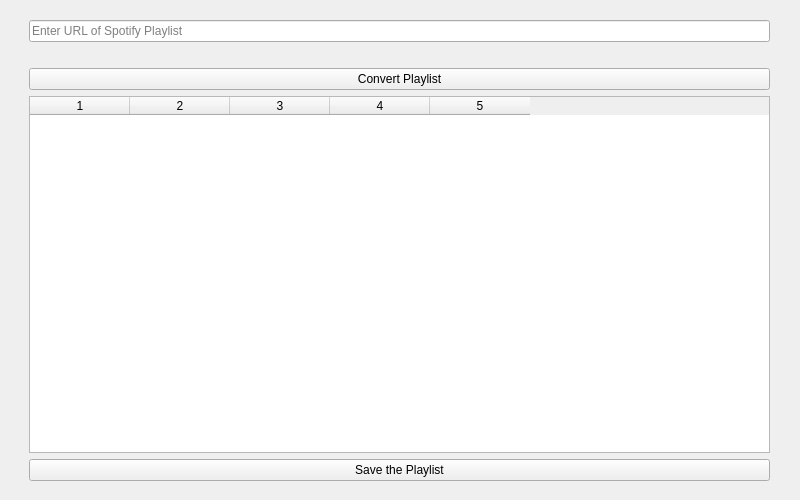
<?xml version="1.0" encoding="UTF-8"?>
<ui version="4.0">
 <class>Form</class>
 <widget class="QWidget" name="Form">
  <property name="geometry">
   <rect>
    <x>0</x>
    <y>0</y>
    <width>800</width>
    <height>500</height>
   </rect>
  </property>
  <property name="windowTitle">
   <string>Beatify</string>
  </property>
  <widget class="QWidget" name="verticalLayoutWidget">
   <property name="geometry">
    <rect>
     <x>29</x>
     <y>20</y>
     <width>741</width>
     <height>461</height>
    </rect>
   </property>
   <layout class="QVBoxLayout" name="verticalLayout">
    <item>
     <widget class="QLineEdit" name="urlInput">
      <property name="toolTip">
       <string>&lt;html&gt;&lt;head/&gt;&lt;body&gt;&lt;p&gt;Enter the URL of the Spotify Playlist&lt;/p&gt;&lt;/body&gt;&lt;/html&gt;</string>
      </property>
      <property name="text">
       <string/>
      </property>
      <property name="placeholderText">
       <string>Enter URL of Spotify Playlist</string>
      </property>
     </widget>
    </item>
    <item>
     <widget class="QLabel" name="displayPlaylistInfo">
      <property name="text">
       <string/>
      </property>
      <property name="alignment">
       <set>Qt::AlignCenter</set>
      </property>
     </widget>
    </item>
    <item>
     <widget class="QPushButton" name="startConverting">
      <property name="focusPolicy">
       <enum>Qt::StrongFocus</enum>
      </property>
      <property name="text">
       <string>Convert Playlist</string>
      </property>
     </widget>
    </item>
    <item>
     <widget class="QTableWidget" name="displaySongs">
      <property name="editTriggers">
       <set>QAbstractItemView::NoEditTriggers</set>
      </property>
      <property name="alternatingRowColors">
       <bool>true</bool>
      </property>
      <property name="selectionMode">
       <enum>QAbstractItemView::NoSelection</enum>
      </property>
      <property name="columnCount">
       <number>5</number>
      </property>
      <attribute name="horizontalHeaderCascadingSectionResizes">
       <bool>true</bool>
      </attribute>
      <column/>
      <column/>
      <column/>
      <column/>
      <column/>
     </widget>
    </item>
    <item>
     <widget class="QPushButton" name="savePlaylist">
      <property name="text">
       <string>Save the Playlist</string>
      </property>
     </widget>
    </item>
   </layout>
  </widget>
 </widget>
 <resources/>
 <connections/>
</ui>
